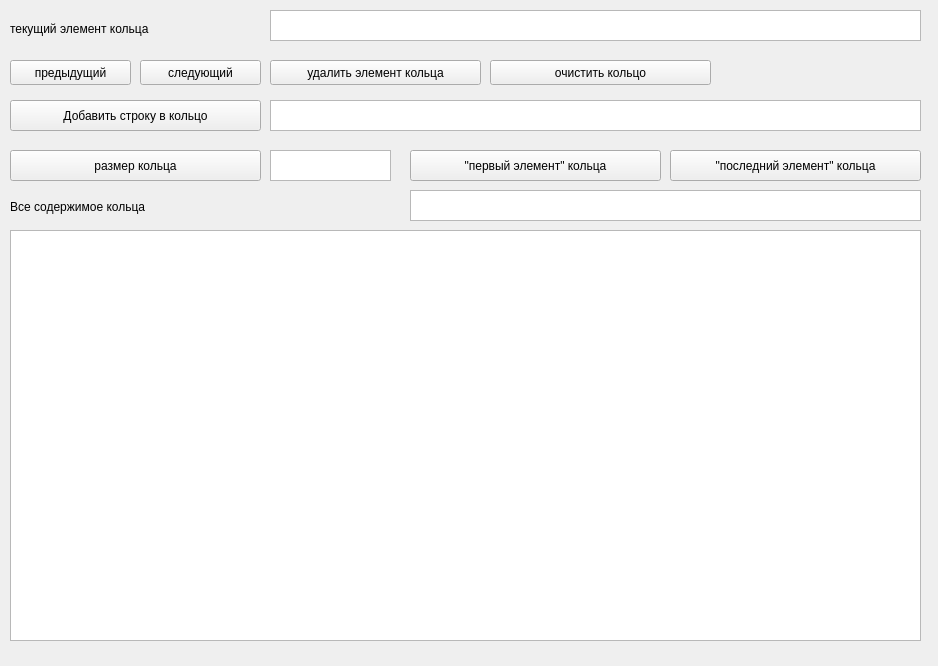
<?xml version="1.0" encoding="UTF-8"?>
<ui version="4.0">
 <class>mainwindow</class>
 <widget class="QWidget" name="mainwindow">
  <property name="geometry">
   <rect>
    <x>0</x>
    <y>0</y>
    <width>938</width>
    <height>666</height>
   </rect>
  </property>
  <property name="windowTitle">
   <string>mainwindow</string>
  </property>
  <widget class="QPlainTextEdit" name="oneLineplainTextEdit">
   <property name="geometry">
    <rect>
     <x>270</x>
     <y>10</y>
     <width>651</width>
     <height>31</height>
    </rect>
   </property>
   <property name="textInteractionFlags">
    <set>Qt::TextSelectableByKeyboard|Qt::TextSelectableByMouse</set>
   </property>
  </widget>
  <widget class="QPlainTextEdit" name="addLineplainTextEdit">
   <property name="geometry">
    <rect>
     <x>270</x>
     <y>100</y>
     <width>651</width>
     <height>31</height>
    </rect>
   </property>
  </widget>
  <widget class="QLabel" name="label">
   <property name="geometry">
    <rect>
     <x>10</x>
     <y>20</y>
     <width>251</width>
     <height>17</height>
    </rect>
   </property>
   <property name="text">
    <string>текущий элемент кольца</string>
   </property>
  </widget>
  <widget class="QPushButton" name="prevpushButton">
   <property name="geometry">
    <rect>
     <x>10</x>
     <y>60</y>
     <width>121</width>
     <height>25</height>
    </rect>
   </property>
   <property name="text">
    <string>предыдущий</string>
   </property>
  </widget>
  <widget class="QPushButton" name="nextpushButton">
   <property name="geometry">
    <rect>
     <x>140</x>
     <y>60</y>
     <width>121</width>
     <height>25</height>
    </rect>
   </property>
   <property name="text">
    <string>следующий</string>
   </property>
  </widget>
  <widget class="QPushButton" name="enqueuepushButton">
   <property name="geometry">
    <rect>
     <x>10</x>
     <y>100</y>
     <width>251</width>
     <height>31</height>
    </rect>
   </property>
   <property name="text">
    <string>Добавить строку в кольцо</string>
   </property>
  </widget>
  <widget class="QPushButton" name="dequeuepushButton">
   <property name="geometry">
    <rect>
     <x>270</x>
     <y>60</y>
     <width>211</width>
     <height>25</height>
    </rect>
   </property>
   <property name="text">
    <string>удалить элемент кольца</string>
   </property>
  </widget>
  <widget class="QPlainTextEdit" name="allCircleplainTextEdit">
   <property name="geometry">
    <rect>
     <x>10</x>
     <y>230</y>
     <width>911</width>
     <height>411</height>
    </rect>
   </property>
   <property name="textInteractionFlags">
    <set>Qt::TextSelectableByKeyboard|Qt::TextSelectableByMouse</set>
   </property>
  </widget>
  <widget class="QPushButton" name="sizepushButton">
   <property name="geometry">
    <rect>
     <x>10</x>
     <y>150</y>
     <width>251</width>
     <height>31</height>
    </rect>
   </property>
   <property name="text">
    <string>размер кольца</string>
   </property>
  </widget>
  <widget class="QPushButton" name="frontpushButton">
   <property name="geometry">
    <rect>
     <x>410</x>
     <y>150</y>
     <width>251</width>
     <height>31</height>
    </rect>
   </property>
   <property name="text">
    <string>&quot;первый элемент&quot; кольца</string>
   </property>
  </widget>
  <widget class="QPushButton" name="backpushButton">
   <property name="geometry">
    <rect>
     <x>670</x>
     <y>150</y>
     <width>251</width>
     <height>31</height>
    </rect>
   </property>
   <property name="text">
    <string>&quot;последний элемент&quot; кольца</string>
   </property>
  </widget>
  <widget class="QPlainTextEdit" name="sizeplainTextEdit">
   <property name="geometry">
    <rect>
     <x>270</x>
     <y>150</y>
     <width>121</width>
     <height>31</height>
    </rect>
   </property>
   <property name="textInteractionFlags">
    <set>Qt::TextSelectableByKeyboard|Qt::TextSelectableByMouse</set>
   </property>
  </widget>
  <widget class="QPlainTextEdit" name="elementplainTextEdit">
   <property name="geometry">
    <rect>
     <x>410</x>
     <y>190</y>
     <width>511</width>
     <height>31</height>
    </rect>
   </property>
   <property name="textInteractionFlags">
    <set>Qt::TextSelectableByKeyboard|Qt::TextSelectableByMouse</set>
   </property>
  </widget>
  <widget class="QLabel" name="label_2">
   <property name="geometry">
    <rect>
     <x>10</x>
     <y>197</y>
     <width>391</width>
     <height>20</height>
    </rect>
   </property>
   <property name="text">
    <string>Все содержимое кольца</string>
   </property>
  </widget>
  <widget class="QPushButton" name="clearpushButton">
   <property name="geometry">
    <rect>
     <x>490</x>
     <y>60</y>
     <width>221</width>
     <height>25</height>
    </rect>
   </property>
   <property name="text">
    <string>очистить кольцо</string>
   </property>
  </widget>
 </widget>
 <resources/>
 <connections/>
</ui>
